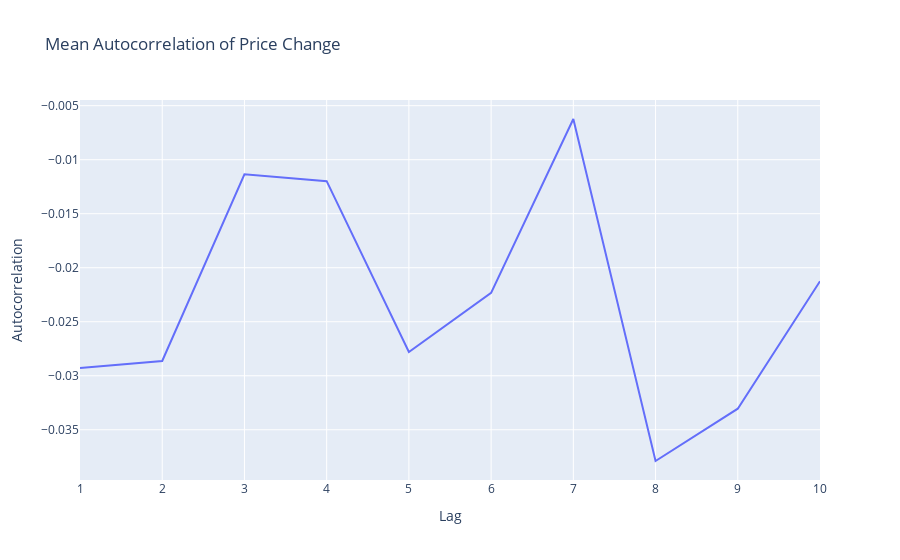

Notebook code for this chart:
### Code cell
# Create a DataFrame for the autocorrelation results
autocorr_df = pd.DataFrame(autocorrelation_results, columns=['Company', 'Lag', 'Autocorrelation'])
 
# Calculate the mean autocorrelation for each lag across all companies
mean_autocorr_df = autocorr_df.groupby('Lag')['Autocorrelation'].mean().reset_index()

# Create a line plot using Plotly Express
fig = px.line(mean_autocorr_df, x='Lag', y='Autocorrelation', title='Mean Autocorrelation of Price Change')
fig.show()

### Figure 1 — Plotly figure (JSON) as saved in the notebook; plotly's stock layout.template omitted (floating-point values rounded to 4 significant figures)
{"data": [{"hovertemplate": "Lag=%{x}<br>Autocorrelation=%{y}<extra></extra>", "legendgroup": "", "line": {"color": "#636efa", "dash": "solid"}, "marker": {"symbol": "circle"}, "mode": "lines", "name": "", "orientation": "v", "showlegend": false, "type": "scatter", "x": [1, 2, 3, 4, 5, 6, 7, 8, 9, 10], "xaxis": "x", "y": [-0.02928, -0.02863, -0.01135, -0.01199, -0.0278, -0.02232, -0.006233, -0.03789, -0.03305, -0.02125], "yaxis": "y"}], "layout": {"legend": {"tracegroupgap": 0}, "title": {"text": "Mean Autocorrelation of Price Change"}, "xaxis": {"anchor": "y", "domain": [0, 1], "title": {"text": "Lag"}}, "yaxis": {"anchor": "x", "domain": [0, 1], "title": {"text": "Autocorrelation"}}}}
